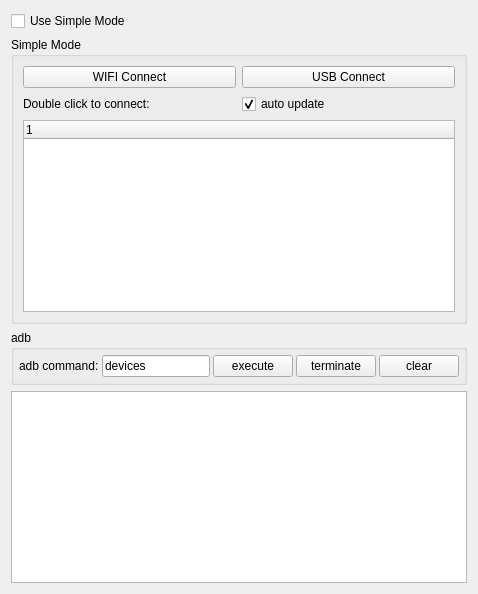
    <widget class="QWidget" name="leftWidget" native="true">
     <property name="sizePolicy">
      <sizepolicy hsizetype="Preferred" vsizetype="Preferred">
       <horstretch>0</horstretch>
       <verstretch>0</verstretch>
      </sizepolicy>
     </property>
     <layout class="QVBoxLayout" name="verticalLayout_5">
      <item>
       <widget class="QCheckBox" name="useSingleModeCheck">
        <property name="sizePolicy">
         <sizepolicy hsizetype="Preferred" vsizetype="Maximum">
          <horstretch>0</horstretch>
          <verstretch>0</verstretch>
         </sizepolicy>
        </property>
        <property name="styleSheet">
         <string notr="true"/>
        </property>
        <property name="text">
         <string>Use Simple Mode</string>
        </property>
        <property name="checked">
         <bool>false</bool>
        </property>
       </widget>
      </item>
      <item>
       <widget class="QGroupBox" name="simpleGroupBox">
        <property name="sizePolicy">
         <sizepolicy hsizetype="Preferred" vsizetype="Preferred">
          <horstretch>0</horstretch>
          <verstretch>0</verstretch>
         </sizepolicy>
        </property>
        <property name="title">
         <string>Simple Mode</string>
        </property>
        <property name="checkable">
         <bool>false</bool>
        </property>
        <layout class="QVBoxLayout" name="verticalLayout_4">
         <item>
          <layout class="QHBoxLayout" name="horizontalLayout_9">
           <item>
            <widget class="QPushButton" name="wifiConnectBtn">
             <property name="sizePolicy">
              <sizepolicy hsizetype="Preferred" vsizetype="Maximum">
               <horstretch>0</horstretch>
               <verstretch>0</verstretch>
              </sizepolicy>
             </property>
             <property name="text">
              <string>WIFI Connect</string>
             </property>
            </widget>
           </item>
           <item>
            <widget class="QPushButton" name="usbConnectBtn">
             <property name="sizePolicy">
              <sizepolicy hsizetype="Preferred" vsizetype="Maximum">
               <horstretch>0</horstretch>
               <verstretch>0</verstretch>
              </sizepolicy>
             </property>
             <property name="text">
              <string>USB Connect</string>
             </property>
            </widget>
           </item>
          </layout>
         </item>
         <item>
          <layout class="QHBoxLayout" name="horizontalLayout_13">
           <property name="topMargin">
            <number>0</number>
           </property>
           <item>
            <widget class="QLabel" name="label_10">
             <property name="sizePolicy">
              <sizepolicy hsizetype="Preferred" vsizetype="Preferred">
               <horstretch>0</horstretch>
               <verstretch>0</verstretch>
              </sizepolicy>
             </property>
             <property name="text">
              <string>Double click to connect:</string>
             </property>
            </widget>
           </item>
           <item>
            <widget class="QCheckBox" name="autoUpdatecheckBox">
             <property name="sizePolicy">
              <sizepolicy hsizetype="Preferred" vsizetype="Preferred">
               <horstretch>0</horstretch>
               <verstretch>0</verstretch>
              </sizepolicy>
             </property>
             <property name="text">
              <string>auto update</string>
             </property>
             <property name="checked">
              <bool>true</bool>
             </property>
            </widget>
           </item>
          </layout>
         </item>
         <item>
          <widget class="DeviceServiceList" name="connectedPhoneList">
           <property name="sizePolicy">
            <sizepolicy hsizetype="Preferred" vsizetype="Preferred">
             <horstretch>0</horstretch>
             <verstretch>0</verstretch>
            </sizepolicy>
           </property>
          </widget>
         </item>
        </layout>
       </widget>
      </item>
      <item>
       <widget class="QGroupBox" name="adbGroupBox">
        <property name="sizePolicy">
         <sizepolicy hsizetype="Preferred" vsizetype="Maximum">
          <horstretch>0</horstretch>
          <verstretch>0</verstretch>
         </sizepolicy>
        </property>
        <property name="title">
         <string notr="true">adb</string>
        </property>
        <layout class="QHBoxLayout" name="horizontalLayout_2">
         <property name="spacing">
          <number>3</number>
         </property>
         <property name="leftMargin">
          <number>5</number>
         </property>
         <property name="topMargin">
          <number>5</number>
         </property>
         <property name="rightMargin">
          <number>5</number>
         </property>
         <property name="bottomMargin">
          <number>5</number>
         </property>
         <item>
          <widget class="QLabel" name="label_7">
           <property name="sizePolicy">
            <sizepolicy hsizetype="Maximum" vsizetype="Preferred">
             <horstretch>0</horstretch>
             <verstretch>0</verstretch>
            </sizepolicy>
           </property>
           <property name="text">
            <string>adb command:</string>
           </property>
           <property name="buddy">
            <cstring>adbCommandEdt</cstring>
           </property>
          </widget>
         </item>
         <item>
          <widget class="QLineEdit" name="adbCommandEdt">
           <property name="sizePolicy">
            <sizepolicy hsizetype="MinimumExpanding" vsizetype="Preferred">
             <horstretch>0</horstretch>
             <verstretch>0</verstretch>
            </sizepolicy>
           </property>
           <property name="text">
            <string notr="true">devices</string>
           </property>
          </widget>
         </item>
         <item>
          <widget class="QPushButton" name="adbCommandBtn">
           <property name="sizePolicy">
            <sizepolicy hsizetype="Maximum" vsizetype="Preferred">
             <horstretch>0</horstretch>
             <verstretch>0</verstretch>
            </sizepolicy>
           </property>
           <property name="text">
            <string>execute</string>
           </property>
          </widget>
         </item>
         <item>
          <widget class="QPushButton" name="stopAdbBtn">
           <property name="sizePolicy">
            <sizepolicy hsizetype="Maximum" vsizetype="Preferred">
             <horstretch>0</horstretch>
             <verstretch>0</verstretch>
            </sizepolicy>
           </property>
           <property name="text">
            <string>terminate</string>
           </property>
          </widget>
         </item>
         <item>
          <widget class="QPushButton" name="clearOut">
           <property name="sizePolicy">
            <sizepolicy hsizetype="Maximum" vsizetype="Preferred">
             <horstretch>0</horstretch>
             <verstretch>0</verstretch>
            </sizepolicy>
           </property>
           <property name="text">
            <string>clear</string>
           </property>
          </widget>
         </item>
        </layout>
       </widget>
      </item>
      <item>
       <widget class="QTextEdit" name="outEdit">
        <property name="sizePolicy">
         <sizepolicy hsizetype="Preferred" vsizetype="Preferred">
          <horstretch>0</horstretch>
          <verstretch>0</verstretch>
         </sizepolicy>
        </property>
        <property name="focusPolicy">
         <enum>Qt::NoFocus</enum>
        </property>
        <property name="documentTitle">
         <string/>
        </property>
        <property name="readOnly">
         <bool>true</bool>
        </property>
       </widget>
      </item>
     </layout>
    </widget>
